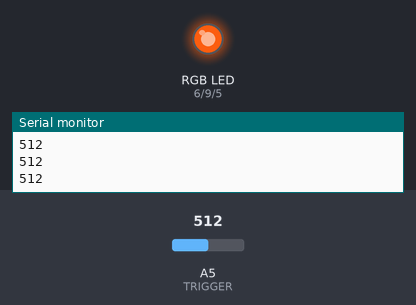
This sketch was run on a simulated Arduino Uno, built with avr-gcc and run on an emulated ATmega328P. Parts: an RGB LED mixed from three pins (HIGH = lit), the last lines printed to the serial monitor. Inputs (shaded band) come from the test bench; at power-on: A5 (TRIGGER) = 512.

Above: at 1.2 s.
1.3 s: A5 (TRIGGER) set to 348
2.8 s: A5 (TRIGGER) set to 325
At 3.1 s:
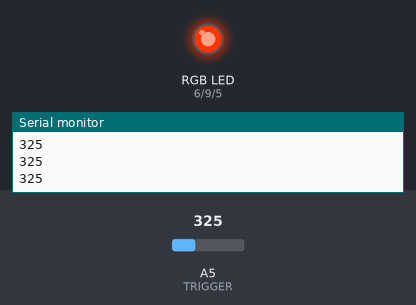
4.3 s: A5 (TRIGGER) set to 692
At 5.3 s:
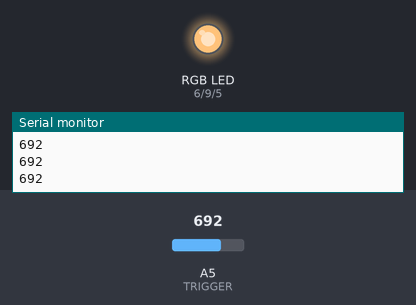
5.8 s: A5 (TRIGGER) set to 668
At 6.5 s:
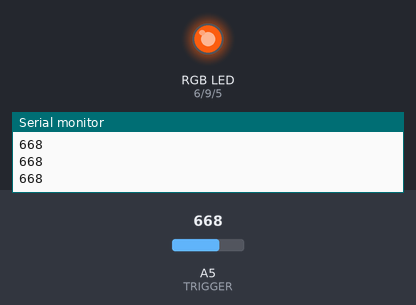
7.3 s: A5 (TRIGGER) set to 716
At 7.6 s:
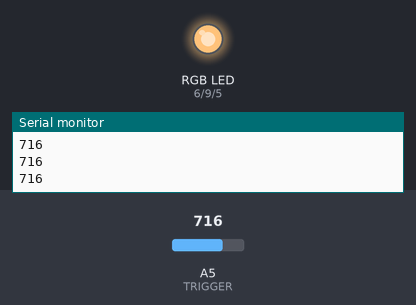
Timing chart, 0 to 9.8 s (numbered marks = the images above; inputs shaded):
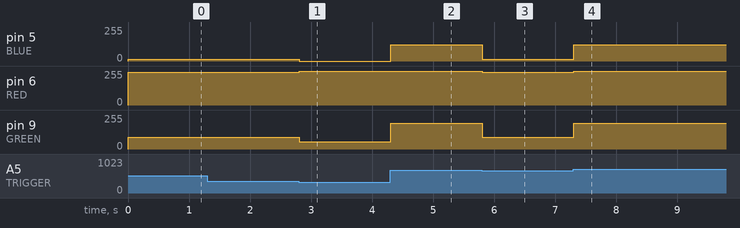

The sketch:

Colours.ino
```cpp
#define RED 6
#define GREEN 9
#define BLUE 5
#define TRIGGER A5
#define LED 13

/*
int daytime[3] = {255, 239, 142}; // 6500 K
int sunset[3] = {255, 100, 15}; // 3400 K
int nighttime[3] = {255, 53, 0}; // 1900 K
*/

int daytime[3] = {255, 194, 122}; // 6500 K
int sunset[3] = {245, 90, 15}; // 3400 K
int nighttime[3] = {255, 53, 0}; // 1900 K
int currentClr[3] = {255, 133, 0};

int bright = 0;

void setup() {
  // put your setup code here, to run once:
  Serial.begin(9600);
}

void loop() {
  // put your main code here, to run repeatedly:

  bright = (float)analogRead(TRIGGER);  // read the value from the potentiometer

  if (bright < 341) {
    currentClr[0] = nighttime[0];
    currentClr[1] = nighttime[1];
    currentClr[2] = nighttime[2];
  }
  else if (bright > 682) {
    currentClr[0] = daytime[0];
    currentClr[1] = daytime[1];
    currentClr[2] = daytime[2];
  }
  else {
    currentClr[0] = sunset[0];
    currentClr[1] = sunset[1];
    currentClr[2] = sunset[2];
  }

  Serial.println(bright);
  analogWrite(RED, currentClr[0]); // set all colours
  analogWrite(GREEN, currentClr[1]);
  analogWrite(BLUE, currentClr[2]);
}
```

Measured:
- the behaviour switches between 683 and 682 on A5 (TRIGGER) (found by bisection; images 2 and 3)
- after the input at 2.8 s, pin 5 (BLUE): 15/255 → 0/255 at once; pin 6 (RED): 245/255 → 255/255 at once; pin 9 (GREEN): 90/255 → 53/255 at once
- after the input at 4.3 s, pin 5 (BLUE): 0/255 → 122/255 at once; pin 9 (GREEN): 53/255 → 194/255 at once
- after the input at 5.8 s, pin 5 (BLUE): 122/255 → 15/255 at once; pin 6 (RED): 255/255 → 245/255 at once; pin 9 (GREEN): 194/255 → 90/255 at once
- after the input at 7.3 s, pin 5 (BLUE): 15/255 → 122/255 at once; pin 6 (RED): 245/255 → 255/255 at once; pin 9 (GREEN): 90/255 → 194/255 at once
